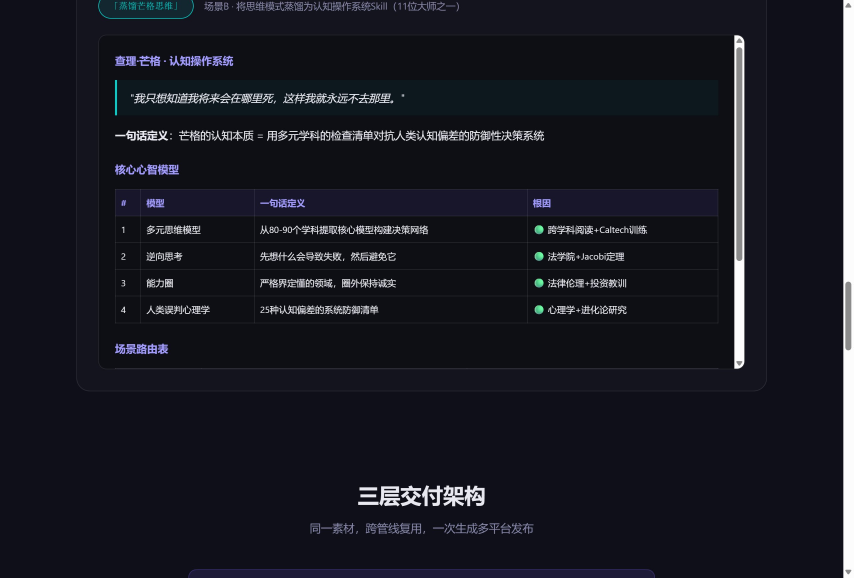
#> input picture demos/topic_31352/images/demo-distillation.jpg, 2560 x 1732 px, found by its file name (shown at 1/3 size); its folder holds 4 pictures in this run
$ python compress_images.py
#> lines starting #> are read from the running program, lines starting #| are printed output that depends on the picture
"""
再次压缩 - 更激进参数确保 < 2MB
"""
import os
from PIL import Image

root = os.path.join(os.path.dirname(__file__), '..')
lessons_dir = os.path.join(root, 'images', 'lessons')
images_dir = os.path.join(root, 'images')

total_before = 0
total_after = 0

# 1. 课程图：600px, quality 40
print("=== 课程背景图 ===")
if os.path.exists(lessons_dir):
    for fname in sorted(os.listdir(lessons_dir)):
        if not fname.lower().endswith(('.jpg', '.jpeg')):
            continue
        fpath = os.path.join(lessons_dir, fname)
        before = os.path.getsize(fpath)
        total_before += before
        img = Image.open(fpath)
        if img.mode != 'RGB': img = img.convert('RGB')
        w, h = img.size
        if w > 600:
            ratio = 600 / w
            img = img.resize((600, int(h * ratio)), Image.LANCZOS)
        img.save(fpath, 'JPEG', quality=40, optimize=True)
        after = os.path.getsize(fpath)
        total_after += after
        print(f'  {fname}: {before//1024}KB → {after//1024}KB')

# 2. 装饰图：150px, 保持格式
print("\n=== 装饰图 ===")
root_images = [f for f in os.listdir(images_dir)
               if f.lower().endswith(('.jpg', '.jpeg', '.png'))
               and os.path.isfile(os.path.join(images_dir, f))]
for fname in sorted(root_images):
    fpath = os.path.join(images_dir, fname)
    before = os.path.getsize(fpath)
    if before < 1024 * 10:
        continue
    total_before += before
    img = Image.open(fpath)
#> img is the input picture: PIL image 2560x1732 RGB; mean R, G, B 24, 24.9, 33.6
    w, h = img.size
#> w = 2560; h = 1732
    if w > 150:
        ratio = 150 / w
#> ratio = 0.0586
        img = img.resize((150, int(h * ratio)), Image.LANCZOS)
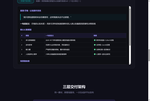
#> img: PIL image 150x101 RGB; mean R, G, B 24, 24.9, 33.6
    ext = fname.lower().split('.')[-1]
    if ext in ('jpg', 'jpeg'):
        if img.mode != 'RGB': img = img.convert('RGB')
        img.save(fpath, 'JPEG', quality=60, optimize=True)
    else:
        if img.mode not in ('RGBA', 'P'): img = img.convert('RGBA')
        img.save(fpath, 'PNG', optimize=True)
    after = os.path.getsize(fpath)
    total_after += after
    print(f'  {fname}: {before//1024}KB → {after//1024}KB')
#> pass 2 of the loop `for fname in sorted(root_images):`:
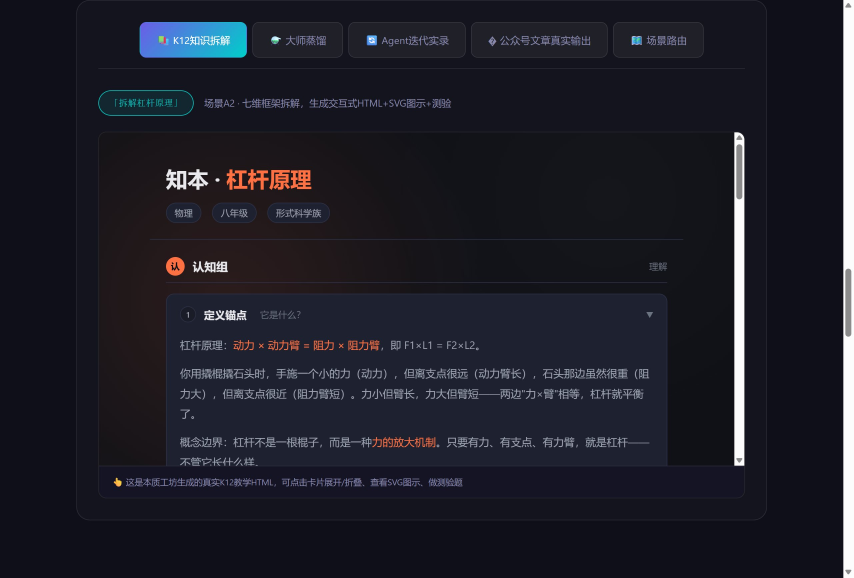
#> input picture demos/topic_31352/images/demo-exp-center.jpg, 2560 x 1732 px, found by its file name (shown at 1/3 size)
#> img is the input picture: PIL image 2560x1732 RGB; mean R, G, B 29.7, 29.9, 39.6
#> `img = img.resize((150, int(h * ratio)), Image.LANCZOS)`:
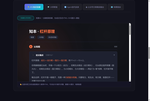
#> img: PIL image 150x101 RGB; mean R, G, B 29.6, 29.8, 39.6
#> pass 3 of the loop `for fname in sorted(root_images):`:
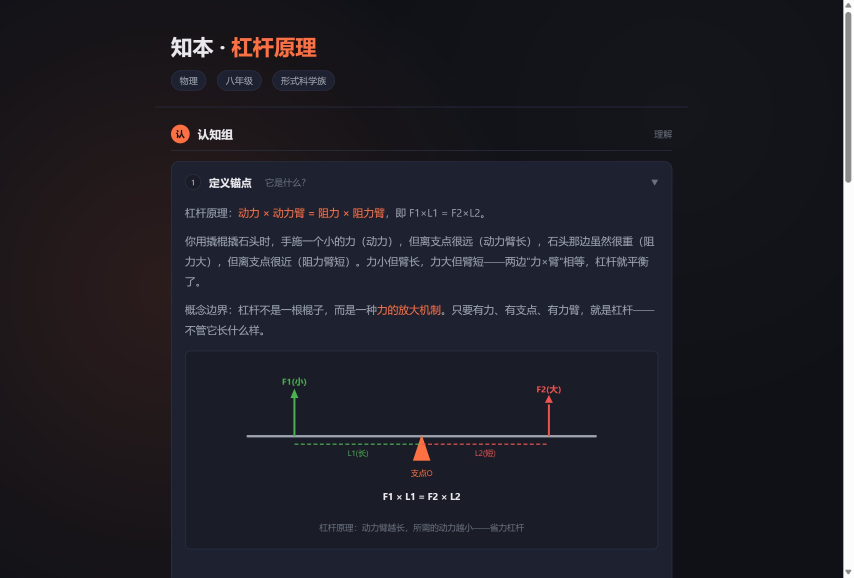
#> input picture demos/topic_31352/images/demo-k12-lever.jpg, 2560 x 1732 px, found by its file name (shown at 1/3 size)
#> img is the input picture: PIL image 2560x1732 RGB; mean R, G, B 31, 30.1, 38
#> `img = img.resize((150, int(h * ratio)), Image.LANCZOS)`:
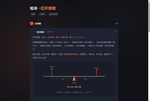
#> img: PIL image 150x101 RGB; mean R, G, B 30.9, 30.1, 38
#> the loop made 4 passes; the first 3 are shown

print(f'\n===== 总计 =====')
print(f'压缩前: {total_before//1024} KB → 压缩后: {total_after//1024} KB')
